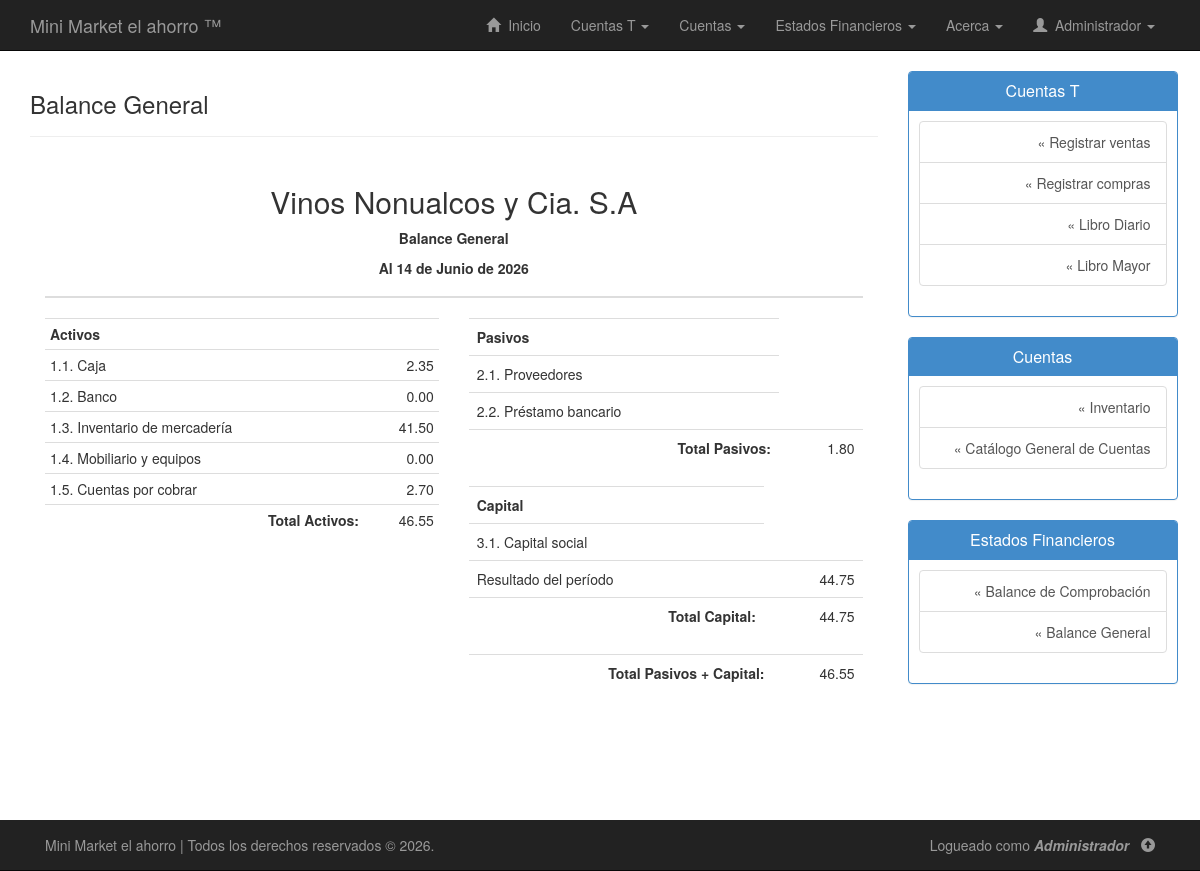
The app's page /php/balance-general.php (signed in), older data.
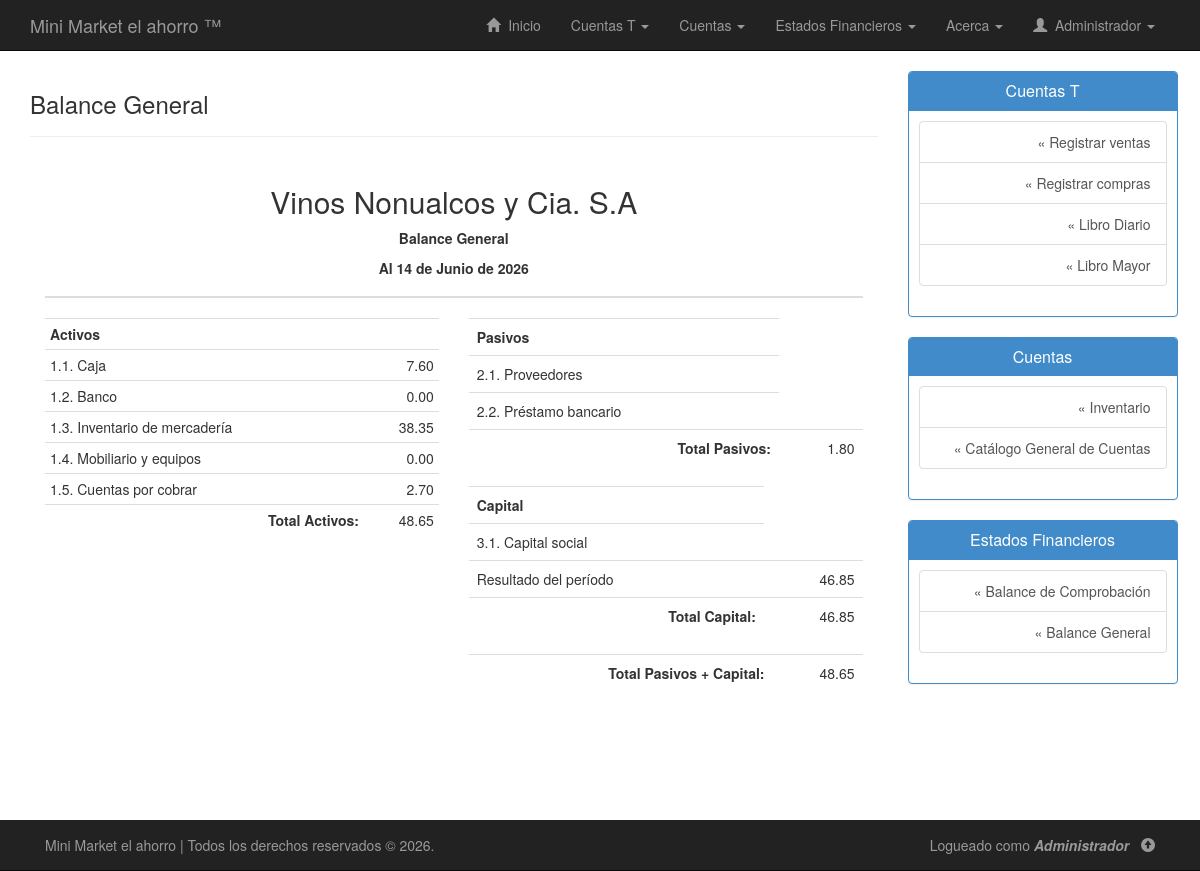
The same page, newer data.
### tables this page shows
CREATE TABLE `cuentas` (
  `codigo_cuenta` varchar(20) NOT NULL,
  `subgrupo` varchar(20) DEFAULT NULL,
  `nombre_cuenta` varchar(50) NOT NULL,
  `tiene_subcuenta` enum('Si','No') NOT NULL,
  `descripcion_cuenta` varchar(255) DEFAULT NULL,
  `saldo_debe` double NOT NULL,
  `saldo_haber` double NOT NULL
);

### php/balance-general.php (the view, shortened to what the changed rows need)
<!DOCTYPE html>
<html lang="es">
<head>
	<link rel="stylesheet" type="text/css" href="../css/bootstrap.min.css"/>
	<link rel="stylesheet" type="text/css" href="../css/estilos.css"/>
</head>
<body>
	<div class="container" id="contenido">
		<div class="row row-offcanvas row-offcanvas-right">
			<div class="col-xs-12 col-sm-9">
				<div class="container">
					<div class="row">
						<div class="col-lg-12">
							<table class="table ">
								<thead>
									<tr>
										<th colspan="4">
											<h2 class="text-center">Vinos Nonualcos y Cia. S.A</h2>
											<p align="center">
												<strong>Balance General</strong>
											</p>
											<p align="center">
											</p>
										</th>
									</tr>
								</thead>
							</table>
						</div>
						<div class="container">
							<div class="row">
								<div class="col-lg-6">
									<div>
										<div class="row">
											<div class="col-lg-12">
												<table class="table table-condensed table-hover ">
													<tr>
														<th colspan="2">Activos</th>
													</tr>
													<?php
													include_once("conexion.php");
													$sql = "SELECT * FROM cuentas WHERE codigo_cuenta LIKE '1%'";
													$ejecutar = $conexion->query($sql);
													while($acts = $ejecutar->fetch_assoc()){
														echo "<tr colspan='2'>";
														echo "<td >".$acts["codigo_cuenta"].". ".utf8_encode($acts["nombre_cuenta"])."</td>";
														echo "<td class='text-right'>".number_format($acts["saldo_debe"]-$acts["saldo_haber"],2)."</td>";
														echo "</tr>";
													}
													$consulta = "SELECT SUM((saldo_debe-saldo_haber)) total FROM cuentas WHERE codigo_cuenta LIKE '1%'";
													$ejecutar_consulta = $conexion->query($consulta);
													if($ejecutar_consulta->num_rows > 0){
														while ($regs = $ejecutar_consulta->fetch_assoc()) {
															echo "<tr>";
															echo "<td class='text-right'><strong>Total Activos:</strong></td>";
															echo "<td align='right'>".number_format($regs["total"],2)."</td>";
															echo "</tr>";
														}
													}
													?>
												</table>
											</div>
										</div>
									</div>
								</div>
								<div class="col-lg-6">
									<div>
										<div class="row">
											<div class="col-lg-12">
												<table class="table ">
													<tr>
														<th>Pasivos</th>
													</tr>
													<?php
													$consulta = "SELECT SUM((saldo_haber-saldo_debe)) total FROM cuentas WHERE codigo_cuenta LIKE '2%'";
													$ejecutar_consulta = $conexion->query($consulta);
													if($ejecutar_consulta->num_rows > 0){
														while ($regs = $ejecutar_consulta->fetch_assoc()) {
															$total_pasivos = $regs["total"];
														}
													}
													?>
												</table>
											</div>
										</div>
										<div class="row">
											<div class="col-lg-12">
												<table class="table">
													<tr>
														<th>Capital</th>
													</tr>
													<?php
													$consulta = "SELECT SUM((saldo_haber-saldo_debe)) total FROM cuentas WHERE codigo_cuenta LIKE '3%'";
													$ejecutar_consulta = $conexion->query($consulta);
													if($ejecutar_consulta->num_rows > 0){
														while ($regs = $ejecutar_consulta->fetch_assoc()) {
    $total_capital = $regs["total"];
    $ventas = 0;
    $res = $conexion->query("
        SELECT (saldo_haber - saldo_debe) AS total
        FROM cuentas
        WHERE codigo_cuenta='4.1'
    ");
    if($fila = $res->fetch_assoc()){
        $ventas = $fila["total"];
    }
    $costoVentas = 0;
    $res = $conexion->query("
        SELECT (saldo_debe - saldo_haber) AS total
        FROM cuentas
        WHERE codigo_cuenta='5.1'
    ");
    if($fila = $res->fetch_assoc()){
        $costoVentas = $fila["total"];
    }
    $gastos = 0;
    $res = $conexion->query("
        SELECT (saldo_debe - saldo_haber) AS total
        FROM cuentas
        WHERE codigo_cuenta='5.2'
    ");
    if($fila = $res->fetch_assoc()){
        $gastos = $fila["total"];
    }
    $utilidad = $ventas - $costoVentas - $gastos;
    echo "<tr>";
    echo "<td>Resultado del período</td>";
    echo "<td align='right'>".number_format($utilidad,2)."</td>";
    echo "</tr>";
    $total_capital = $total_capital + $utilidad;
    echo "<tr>";
    echo "<td class='text-right'><strong>Total Capital:</strong></td>";
    echo "<td align='right'>".number_format($total_capital,2)."</td>";
    echo "</tr>";
}
													}
													?>
												</table>
											</div>
										</div>
										<div class="row">
											<div class="col-lg-12">
												<table class="table">
													<?php
															echo "<tr>";
															echo "<td class='text-right'><strong>Total Pasivos + Capital:</strong></td>";
															echo "<td align='right'>".number_format($total_pasivos+$total_capital,2)."</td>";
															echo "</tr>";
													?>
												</table>
											</div>
										</div>
									</div>
								</div>
							</div>
						</div>
					</div>
				</div>
			</div>
		</div>
	</div>
</body>
</html>

Row changes from the older to the newer data that the page shows:
changed cuentas "Caja": $acts["saldo_debe"]-$acts["saldo_haber"] "2.35" → "7.60"
changed cuentas "Inventario de mercadería": $acts["saldo_debe"]-$acts["saldo_haber"] "41.50" → "38.35"
Text that changed along with them:
$total_pasivos+$total_capital: "46.55" → "48.65"
new list line: "Total Activos: 48.65"
new list line: "Resultado del período 46.85 Total Capital: 46.85"
list line gone: "Total Activos: 46.55"
list line gone: "Resultado del período 44.75 Total Capital: 44.75"
